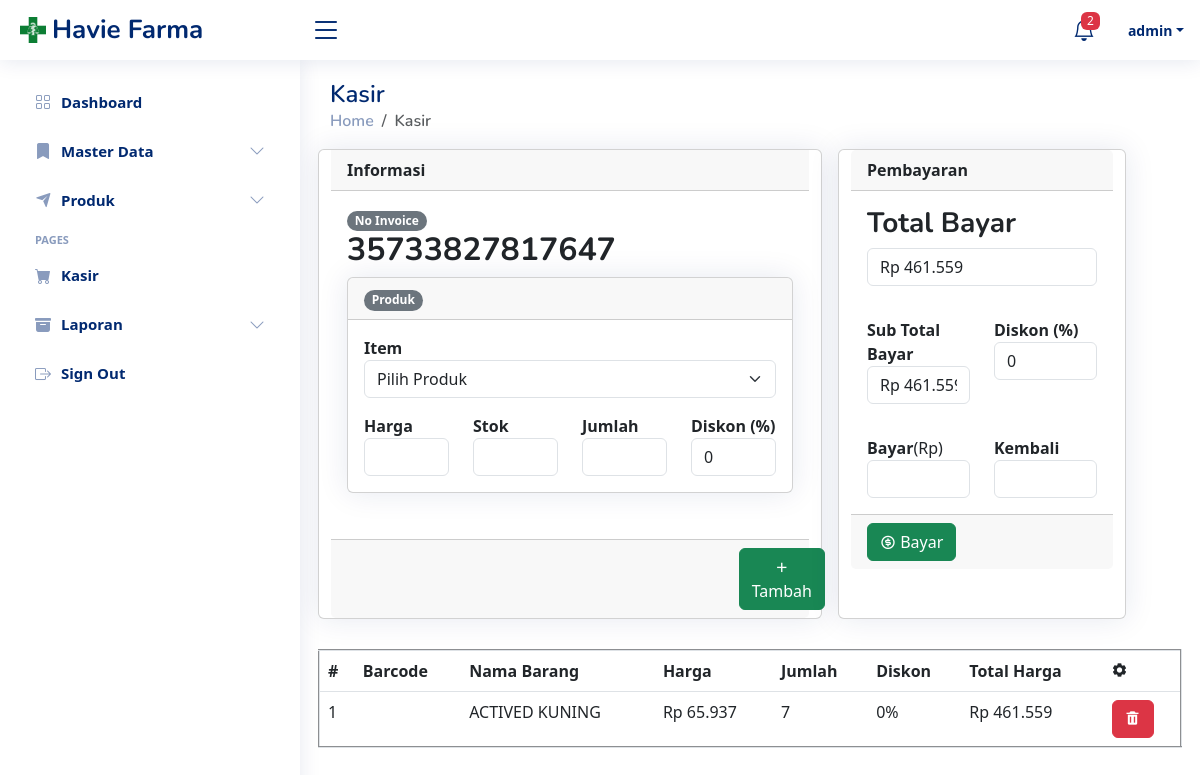
The app's page /cashier (signed in) with its own data.
### tables this page shows
CREATE TABLE `tbl_t_cart` (
  `id_ttc` int(11) NOT NULL,
  `id_product_ttc` int(11) NOT NULL,
  `qty_ttc` int(11) NOT NULL,
  `discount_ttc` int(11) NOT NULL,
  `price_ttc` int(11) NOT NULL,
  `add_qty_ttc` int(11) DEFAULT NULL
);

CREATE TABLE `tbl_m_product` (
  `id_product_tmp` int(11) NOT NULL,
  `large_barcode_tmp` varchar(20) DEFAULT NULL,
  `small_barcode_tmp` varchar(20) DEFAULT NULL,
  `name_tmp` varchar(200) NOT NULL,
  `id_large_unit_tmp` int(11) NOT NULL,
  `id_small_unit_tmp` int(11) NOT NULL,
  `fill_tmp` int(11) NOT NULL,
  `large_price_tmp` int(10) NOT NULL,
  `small_price_tmp` int(11) NOT NULL,
  `id_suplier_tmp` int(11) DEFAULT NULL,
  `id_factory_tmp` int(11) DEFAULT NULL,
  `date_added_tmp` timestamp NOT NULL DEFAULT '0000-00-00 00:00:00' ON UPDATE current_timestamp(),
  `added_by_tmp` varchar(50) DEFAULT NULL,
  `update_by_tmp` varchar(50) DEFAULT NULL,
  `update_date_tmp` timestamp NULL DEFAULT NULL,
  `stock_tmp` int(11) NOT NULL DEFAULT 0
);

### app/core/Controller.php (called while the page is built, shortened)
<?php
class Controller {
    public function view($view, $data = []) {
        require_once './../app/views/'.$view.'.php';
    }
    public function model($model)
    {
        return new $model;
    }
}

### app/controllers/Cashier.php (called while the page is built, shortened)
<?php
class Cashier extends Controller {
    public function index()
    {
        $data['title'] = "Havie Farma | Kasir";
        $data["product"] = $this->model('Product')->getAllProduct();
        $data['cart'] = $this->model('Cashier_model')->getAllCart();
        $data['emptyStock'] = $this->model('Product')->getEmptyStock();
        $data['invoice_number'] = $_SESSION['random_number'];
        $this->view('cashier/index', $data);
    }
}

### app/core/App.php (called while the page is built, shortened)
<?php
class App {
    protected $method = 'index';
    protected $params = [];
    public function __construct() {
        $this->controller = new $this->controller();
        call_user_func_array([$this->controller, $this->method], $this->params);
    }
}

### public/index.php (called while the page is built, shortened)
<?php
$app = new App();

### app/core/Database.php (called while the page is built, shortened)
<?php
class Database
{
    private $host = DB_HOST;
    private $user = DB_USER;
    private $password = DB_PASS;
    private $db_name = DB_NAME;
    private $db_connect;
    private $stmt;
    public function __construct()
    {
        $dsn = 'mysql:host='. $this->host . ';dbname=' . $this->db_name;
        $option = [
            PDO::ATTR_PERSISTENT => true,
            PDO::ATTR_ERRMODE => PDO::ERRMODE_EXCEPTION
        ];
        try {
            $this->db_connect = new PDO($dsn, $this->user, $this->password, $option);
        } catch (PDOException $e) {
            die('' . $e->getMessage());
        }
    }
    public function query($query)
    {
        $this->stmt = $this->db_connect->prepare($query);
    }
    public function execute()
    {
        $this->stmt->execute();
    }
    public function resultSet()
    {
        $this->execute();
        return $this->stmt->fetchAll(PDO::FETCH_ASSOC);
    }
}

### app/models/Cashier_model.php (called while the page is built, shortened)
<?php
class Cashier_model
{
    protected $db;
    public function __construct()
    {
        $this->db = new Database();
    }
    public function getAllCart()
    {
        $query = "SELECT id_ttc, id_product_ttc, name_tmp, price_ttc, small_price_tmp, small_barcode_tmp, discount_ttc, qty_ttc FROM tbl_t_cart JOIN tbl_m_product ON tbl_t_cart.id_product_ttc = id_product_tmp";
        $this->db->query($query);
        return $this->db->resultSet();
    }
}

### app/core/Util.php (called while the page is built, shortened)
<?php
class Util
{
    public static function format_rupiah($angka) {
        return "Rp " . number_format($angka, 0, ',', '.');
    }
}

### app/views/cashier/index.php (the view, shortened to what this page needs)
<main id="main" class="main">
    <div class="pagetitle">
        <h1>Kasir</h1>
        <nav>
            <ol class="breadcrumb">
                <li class="breadcrumb-item"><a href="<?= BASEURL ?>/home">Home</a></li>
                <li class="breadcrumb-item active">Kasir</li>
            </ol>
        </nav>
    </div>
    <section class="section masterdata">
        <div class="row">
            <div class="card col-lg-7">
                <form action="<?= BASEURL ?>cashier/addCart" method="post">
                    <div class="card-header">
                        <b>Informasi</b>
                    </div>
                    <div class="card-body">
                        <span class="badge rounded-pill text-bg-secondary"><b>No Invoice</b></span>
                        <h2><b>
                                <?= $data['invoice_number'] ?>
                            </b></h2>
                        <div class="card col-lg-12">
                            <div class="card-header">
                                <div class="form-group">
                                    <label for="">
                                        <span class="badge rounded-pill text-bg-secondary"><b>Produk</b></span>
                                    </label>
                                </div>
                            </div>
                            <div class="card-body">
                                <label for=""><b>Item</b></label>
                                <select id="produk" class="form-select">
                                    <option selected disabled>Pilih Produk</option>
                                </select>
                                <div class="row">
                                    <div class="col-lg-3 mt-3">
                                        <label for=""><b>Harga</b></label>
                                        <input type="text" name="price" id="price" class="form-control" readonly>
                                    </div>
                                    <div class="col-lg-3 mt-3">
                                        <label for=""><b>Stok</b></label>
                                        <input type="text" name="stock" id="stock" class="form-control" readonly>
                                    </div>
                                    <div class="col-lg-3 mt-3">
                                        <label for=""><b>Jumlah</b></label>
                                        <input type="number" name="qty" id="qty" class="form-control">
                                    </div>
                                    <div class="col-lg-3 mt-3">
                                        <label for=""><b>Diskon (%)</b></label>
                                        <input type="number" value="0" name="discount" id="discount"
                                            class="form-control">
                                    </div>
                                </div>
                            </div>
                        </div>
                    </div>
                    <div class="card-footer">
                        <div class="row">
                            <div class="col-10 col-md-10 col-lg-10 col-xl-10"></div>
                            <div class="col-2 col-md-2 col-lg-2 col-xl-2"><button type="submit" name="submit"
                                    class="btn btn-success btn-block"><i class="ri ri-add-fill"></i> Tambah </button>
                            </div>
                        </div>
                    </div>
                </form>
            </div>
            <div class="card col-lg-4 mx-3">
                <form action="<?= BASEURL ?>cashier/payment" method="post">
                    <div class="card-header">
                        <b>Pembayaran</b>
                    </div>
                    <div class="card-body">
                        <label for="">
                            <h3><b>Total Bayar</b></h3>
                        </label>
                        <input class=form-control readonly name="total_payment" type="text" id="totalPayment" required>
                        <div class="row mt-3">
                            <div class="col-lg-6 mt-3">
                                <label for=""><b>Sub Total Bayar</b></label>
                                <input type="text" readonly name="sub_total_payment" id="subTotalPayment"
                                    class="form-control">
                            </div>
                            <div class="col-lg-6 mt-3">
                                <label for=""><b>Diskon (%)</b></label>
                                <input type="number" required value="0" name="general_discount" id="discount2"
                                    class="form-control">
                            </div>
                        </div>
                        <div class="row mt-3">
                            <div class="col-lg-6 mt-3">
                                <label for=""><b>Bayar</b>(Rp)</label>
                                <input type="number" id="payment" name="payment" class="form-control" required>
                            </div>
                            <div class="col-lg-6 mt-3">
                                <label for=""><b>Kembali</b></label>
                                <input type="text" readonly name="return" id="return" class="form-control">
                            </div>
                        </div>
                    </div>
                    <div class="card-footer">
                        <div class="row">
                            <div class="col">
                                <button type="submit" class="btn btn-success btn-block"
                                    onclick="return confirm('Yakin?')"><i class="ri-money-dollar-circle-line"></i> Bayar
                                </button>
                            </div>
                        </div>
                    </div>
                </form>
            </div>
            <table class="table" border="2">
                <thead>
                    <tr>
                        <th>#</th>
                        <th>Barcode</th>
                        <th>Nama Barang</th>
                        <th>Harga</th>
                        <th>Jumlah</th>
                        <th>Diskon</th>
                        <th>Total Harga</th>
                        <th><i class="bx bxs-cog"></i></th>
                    </tr>
                </thead>
                <tbody>
                    <?php
                    $no = 1;
                    foreach ($data['cart'] as $row):
                        $price = $row['price_ttc'];
                        $total_product_price = $price * $row['qty_ttc'];
                        $total_discount = $total_product_price * $row['discount_ttc'] / 100;
                        $total_product_price = $total_product_price - $total_discount;
                        ?>
                        <tr>
                            <td>
                                <?= $no ?>
                            </td>
                            <td>
                            </td>
                            <td>
                                <?= $row['name_tmp'] ?>
                            </td>
                            <td>
                                <?= Util::format_rupiah($row['price_ttc']) ?>
                            </td>
                            <td>
                                <?= $row['qty_ttc'] ?>
                            </td>
                            <td>
                                <?= $row['discount_ttc'] ?>%
                            </td>
                            <td>
                                <?= Util::format_rupiah($total_product_price) ?>
                            </td>
                            <td><a href="<?= BASEURL ?>cashier/deleteProductCart/<?= $row['id_ttc'] ?>"
                                    class="btn btn-danger"><i class="bx  bxs-trash"></i></a></td>
                            <?php $no += 1; endforeach;
                    ?>
                    </tr>
                </tbody>
            </table>
        </div>
    </section>
</main>

### public/css/style.css (style rules this page uses)
:root { scroll-behavior: smooth; }
body { font-family: "Open Sans", sans-serif; background: #f6f9ff; color: #444444; }
a { color: #4154f1; text-decoration: none; }
h1, h2, h3, h4, h5, h6 { font-family: "Nunito", sans-serif; }
#main { margin-top: 60px; padding: 20px 30px; transition: all 0.3s; }
.pagetitle { margin-bottom: 10px; }
.pagetitle h1 { font-size: 24px; margin-bottom: 0; font-weight: 600; color: #012970; }
.card { margin-bottom: 30px; border: none; border-radius: 5px; box-shadow: 0px 0 30px rgba(1, 41, 112, 0.1); }
.card-header, .card-footer { border-color: #ebeef4; background-color: #fff; color: #798eb3; padding: 15px; }
.card-body { padding: 0 20px 20px 20px; }
.breadcrumb { font-size: 14px; font-family: "Nunito", sans-serif; color: #899bbd; font-weight: 600; }
.breadcrumb a { color: #899bbd; transition: 0.3s; }
.breadcrumb .breadcrumb-item::before { color: #899bbd; }
.breadcrumb .active { color: #51678f; font-weight: 600; }
@media (min-width: 1200px) { #main, #footer { margin-left: 300px; } }

### app/views/templates/header.php (style rules this page uses)
a { color: #4154f1; text-decoration: none; }

### records on screen
tbl_t_cart: id_product_ttc.name_tmp "ACTIVED KUNING", price_ttc "Rp 65.937", qty_ttc "7", discount_ttc "0", total_product_price "Rp 461.559"

### other values on screen
count($data['emptyStock']) "2"
$_SESSION['name'] "admin"
$data['invoice_number'] "35733827817647"
